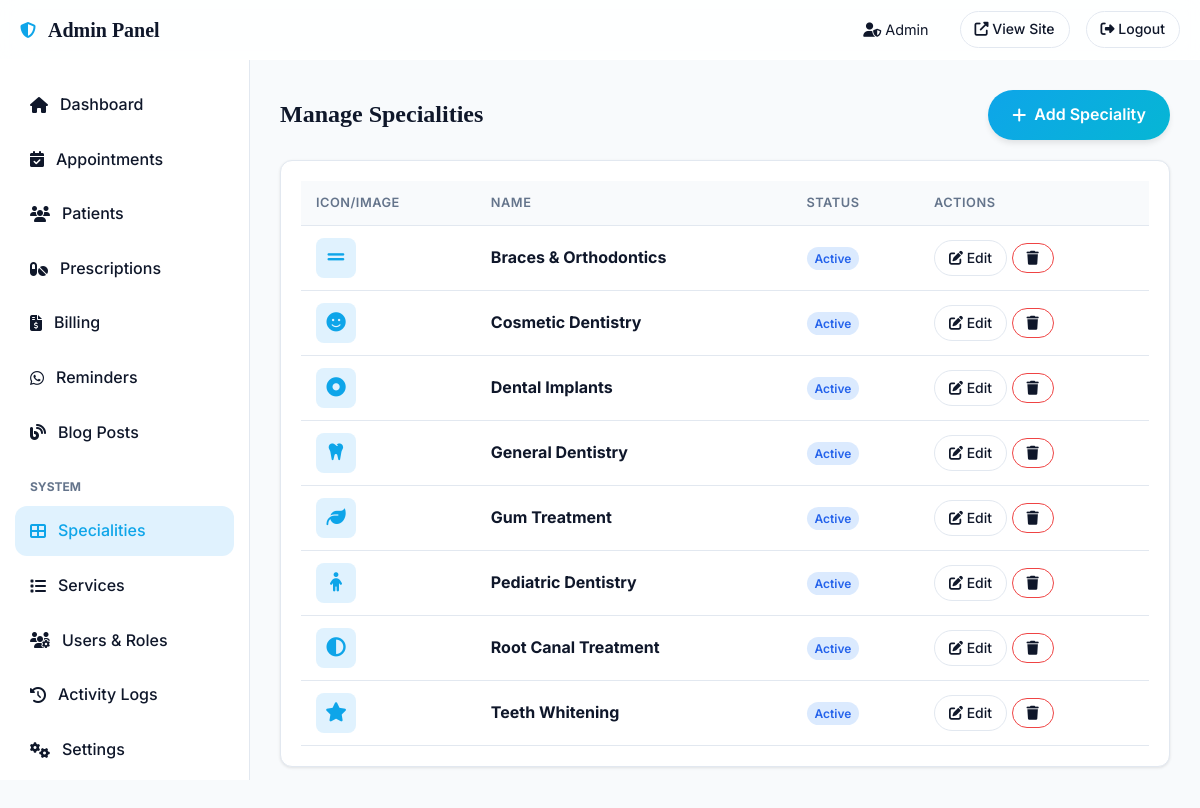
Page /secure-admin-panel/specialities (signed in) on the committed database.
### models.py (models this page shows, shortened)
class User(UserMixin, db.Model):
    __tablename__ = 'users'
    id = db.Column(db.Integer, primary_key=True)
    name = db.Column(db.String(120), nullable=False)
    email = db.Column(db.String(120), unique=True, nullable=False)
    phone = db.Column(db.String(20))
    password_hash = db.Column(db.String(256), nullable=False)
    role = db.Column(db.String(20), default='patient')  # patient, dentist, receptionist, admin
    is_active = db.Column(db.Boolean, default=True)
    avatar = db.Column(db.String(256))
    created_at = db.Column(db.DateTime, default=datetime.utcnow)
    last_login = db.Column(db.DateTime)
    reset_token = db.Column(db.String(100))
    reset_token_expiry = db.Column(db.DateTime)
    preferred_language = db.Column(db.String(10), default='en')
    patient_profile = db.relationship('Patient', backref='user', uselist=False)
    appointments = db.relationship('Appointment', backref='user', lazy='dynamic', foreign_keys='Appointment.user_id')
    blog_posts = db.relationship('BlogPost', backref='author', lazy='dynamic')
    activity_logs = db.relationship('ActivityLog', backref='user', lazy='dynamic')

class Speciality(db.Model):
    __tablename__ = 'specialities'
    id = db.Column(db.Integer, primary_key=True)
    name = db.Column(db.String(120), nullable=False)
    slug = db.Column(db.String(120), unique=True)
    description = db.Column(db.Text)
    symptoms = db.Column(db.Text)
    treatment_methods = db.Column(db.Text)
    faq = db.Column(db.Text)
    icon = db.Column(db.String(80))
    image = db.Column(db.String(256))
    is_active = db.Column(db.Boolean, default=True)
    created_at = db.Column(db.DateTime, default=datetime.utcnow)

### routes/admin.py (the view)
@admin_bp.route('/specialities')
@login_required
@admin_required
def specialities():
    specs = Speciality.query.order_by(Speciality.name).all()
    return render_template('admin/specialities.html', specialities=specs)

### routes/admin.py (called while the page is built)
def admin_required(f):
    @wraps(f)
    def decorated(*args, **kwargs):
        if not current_user.is_authenticated:
            return redirect(url_for('auth.login'))
        if current_user.role not in ['admin', 'dentist', 'receptionist']:
            flash('Access denied. Admin only.', 'error')
            return redirect(url_for('public.index'))
        return f(*args, **kwargs)
    return decorated

### templates/admin/specialities.html (shortened to what this page needs)
{% extends "admin/base.html" %}
{% block content %}
<div style="display: flex; justify-content: space-between; align-items: center; margin-bottom: 20px;">
    <h2>Manage Specialities</h2>
    <a href="{{ url_for('admin.add_speciality') }}" class="btn btn-primary"><i class="fas fa-plus"></i> Add Speciality</a>
</div>
<div class="card">
    <div class="table-responsive">
        <table class="table">
            <thead>
                <tr>
                    <th>Icon/Image</th>
                    <th>Name</th>
                    <th>Status</th>
                    <th>Actions</th>
                </tr>
            </thead>
            <tbody>
                {% for spec in specialities %}
                <tr>
                    <td>
                        {% if spec.image %}
                        <img src="{{ url_for('static', filename=spec.image) }}" alt="{{ spec.name }}" style="width: 40px; height: 40px; border-radius: 8px; object-fit: cover;">
                        {% else %}
                        <div style="width: 40px; height: 40px; border-radius: 8px; background: var(--primary-light); color: var(--primary); display: flex; align-items: center; justify-content: center; font-size: 1.2rem;">
                            <i class="fas {{ spec.icon or 'fa-tooth' }}"></i>
                        </div>
                        {% endif %}
                    </td>
                    <td><strong>{{ spec.name }}</strong></td>
                    <td><span class="badge badge-{{ 'completed' if spec.is_active else 'cancelled' }}">{{ 'Active' if spec.is_active else 'Inactive' }}</span></td>
                    <td>
                        <a href="{{ url_for('admin.edit_speciality', id=spec.id) }}" class="btn-outline-sm"><i class="fas fa-edit"></i> Edit</a>
                        <form method="POST" action="{{ url_for('admin.delete_speciality', id=spec.id) }}" style="display: inline;" onsubmit="return confirm('Are you sure you want to delete this speciality?');">
                            <button type="submit" class="btn-outline-sm text-danger" style="border-color: var(--danger);"><i class="fas fa-trash"></i></button>
                        </form>
                    </td>
                </tr>
                {% else %}
                <tr><td colspan="4" class="text-center">No specialities found.</td></tr>
                {% endfor %}
            </tbody>
        </table>
    </div>
</div>
{% endblock %}

### templates/admin/base.html (shortened to what this page needs)
<!DOCTYPE html>
<html lang="en" data-theme="light">
<head>
    <link rel="stylesheet" href="https://cdnjs.cloudflare.com/ajax/libs/font-awesome/6.5.0/css/all.min.css">
    <link rel="stylesheet" href="{{ url_for('static', filename='css/main.css') }}">
</head>
<body>
<nav class="navbar" style="height: 60px;">
    <div class="nav-container" style="justify-content: space-between; width: 100%;">
        <div class="nav-brand">
            <i class="fas fa-shield-alt text-primary"></i>
            <span class="brand-main">Admin Panel</span>
        </div>
        <div class="nav-actions">
            <span style="font-size: 0.9rem; margin-right: 15px;"><i class="fas fa-user-shield"></i> {{ current_user.name }}</span>
            <a href="{{ url_for('public.index') }}" class="btn-outline-sm" target="_blank"><i class="fas fa-external-link-alt"></i> View Site</a>
            <a href="{{ url_for('auth.logout') }}" class="btn-outline-sm text-danger"><i class="fas fa-sign-out-alt"></i> Logout</a>
        </div>
    </div>
</nav>
<div class="dashboard-layout" style="padding-top: 60px;">
    <aside class="dashboard-sidebar">
        <nav class="dashboard-nav">
            <a href="{{ url_for('admin.dashboard') }}" class="dashboard-link {% if request.endpoint == 'admin.dashboard' %}active{% endif %}">
                <i class="fas fa-home"></i> Dashboard
            </a>
            <a href="{{ url_for('admin.appointments') }}" class="dashboard-link {% if request.endpoint and 'appointment' in request.endpoint %}active{% endif %}">
                <i class="fas fa-calendar-check"></i> Appointments
            </a>
            <a href="{{ url_for('admin.patients') }}" class="dashboard-link {% if request.endpoint and 'patient' in request.endpoint %}active{% endif %}">
                <i class="fas fa-users"></i> Patients
            </a>
            <a href="{{ url_for('admin.prescriptions') }}" class="dashboard-link {% if request.endpoint and 'prescription' in request.endpoint %}active{% endif %}">
                <i class="fas fa-pills"></i> Prescriptions
            </a>
            <a href="{{ url_for('admin.billing') }}" class="dashboard-link {% if request.endpoint and 'billing' in request.endpoint %}active{% endif %}">
                <i class="fas fa-file-invoice-dollar"></i> Billing
            </a>
            <a href="{{ url_for('admin.reminders') }}" class="dashboard-link {% if request.endpoint and 'reminder' in request.endpoint %}active{% endif %}">
                <i class="fab fa-whatsapp"></i> Reminders
            </a>
            <a href="{{ url_for('admin.blog') }}" class="dashboard-link {% if request.endpoint and 'blog' in request.endpoint %}active{% endif %}">
                <i class="fas fa-blog"></i> Blog Posts
            </a>
            {% if current_user.role == 'admin' %}
            <div style="margin: 15px 0 5px; padding-left: 15px; font-size: 0.75rem; text-transform: uppercase; color: var(--text-muted); font-weight: 700;">System</div>
            <a href="{{ url_for('admin.specialities') }}" class="dashboard-link {% if request.endpoint and 'specialit' in request.endpoint %}active{% endif %}">
                <i class="fas fa-th-large"></i> Specialities
            </a>
            <a href="{{ url_for('admin.services') }}" class="dashboard-link {% if request.endpoint and 'service' in request.endpoint %}active{% endif %}">
                <i class="fas fa-list"></i> Services
            </a>
            <a href="{{ url_for('admin.users') }}" class="dashboard-link {% if request.endpoint and 'users' in request.endpoint %}active{% endif %}">
                <i class="fas fa-users-cog"></i> Users & Roles
            </a>
            <a href="{{ url_for('admin.activity_logs') }}" class="dashboard-link {% if request.endpoint and 'activity_logs' in request.endpoint %}active{% endif %}">
                <i class="fas fa-history"></i> Activity Logs
            </a>
            <a href="{{ url_for('admin.settings') }}" class="dashboard-link {% if request.endpoint and 'settings' in request.endpoint %}active{% endif %}">
                <i class="fas fa-cogs"></i> Settings
            </a>
            {% endif %}
        </nav>
    </aside>
    <main class="dashboard-main">
        {% block content %}{% endblock %}
    </main>
</div>
</body>
</html>

### static/css/main.css (style rules this page uses)
:root { --primary: #0EA5E9; --primary-dark: #0284C7; --primary-light: #E0F2FE; --secondary: #06B6D4; --accent: #38BDF8; --dark: #0F172A; --darker: #0B1120; --light: #F8FAFC; --white: #FFFFFF; --gray: #64748B; --gray-light: #CBD5E1; --gray-dark: #334155; --success: #10B981; --warning: #F59E0B; --danger: #EF4444; --info: #3B82F6; --bg-color: var(--light); --surface-color: var(--white); --text-main: var(--dark); --text-muted: var(--gray); --border-color: #E2E8F0; --shadow-sm: 0 1px 3px rgba(0,0,0,0.1); --shadow-md: 0 4px 6px -1px rgba(0,0,0,0.1); --shadow-lg: 0 10px 15px -3px rgba(0,0,0,0.1); --shadow-glow: 0 0 20px rgba(14, 165, 233, 0.3); --glass-bg: rgba(255, 255, 255, 0.85); --glass-border: rgba(255, 255, 255, 0.4); --font-sans: 'Inter', system-ui, sans-serif; --font-serif: 'Playfair Display', serif; --nav-height: 80px; --container-width: 1200px; --radius-sm: 8px; --radius-md: 12px; --radius-lg: 20px; --radius-full: 9999px; --trans-fast: 0.2s ease; --trans-normal: 0.3s ease; --trans-slow: 0.5s ease; }
* { margin: 0; padding: 0; box-sizing: border-box; }
body { font-family: var(--font-sans); background-color: var(--bg-color); color: var(--text-main); line-height: 1.6; transition: background-color var(--trans-normal), color var(--trans-normal); overflow-x: hidden; }
h1, h2, h3, h4, h5, h6 { font-family: var(--font-serif); font-weight: 700; line-height: 1.2; color: var(--text-main); }
a { text-decoration: none; color: var(--primary); transition: color var(--trans-fast); }
.text-primary { color: var(--primary); }
.text-danger { color: var(--danger); }
.btn { display: inline-flex; align-items: center; justify-content: center; gap: 8px; padding: 12px 24px; border-radius: var(--radius-full); font-weight: 600; font-size: 1rem; cursor: pointer; transition: all var(--trans-normal); border: none; text-decoration: none; }
.btn-primary { background: linear-gradient(135deg, var(--primary), var(--secondary)); color: var(--white); box-shadow: var(--shadow-md); }
.btn-outline-sm { background: transparent; border: 1px solid var(--border-color); color: var(--text-main); padding: 6px 14px; border-radius: var(--radius-full); font-size: 0.875rem; font-weight: 500; text-decoration: none; display: inline-block; }
.navbar { position: fixed; top: 0; left: 0; width: 100%; height: var(--nav-height); background: var(--glass-bg); backdrop-filter: blur(10px); border-bottom: 1px solid var(--glass-border); z-index: 1000; transition: all var(--trans-normal); }
.nav-container { max-width: var(--container-width); margin: 0 auto; padding: 0 20px; height: 100%; display: flex; justify-content: space-between; align-items: center; }
.nav-brand { display: flex; align-items: center; gap: 12px; }
.brand-main { font-family: var(--font-serif); font-weight: 700; font-size: 1.25rem; color: var(--text-main); line-height: 1; }
.nav-actions { display: flex; align-items: center; gap: 16px; }

### static/css/forms.css (style rules this page uses)
.dashboard-layout { display: flex; min-height: 100vh; padding-top: var(--nav-height); }
.dashboard-sidebar { width: 250px; background: var(--surface-color); border-right: 1px solid var(--border-color); padding: 20px 0; position: fixed; height: calc(100vh - var(--nav-height)); overflow-y: auto; }
.dashboard-nav { display: flex; flex-direction: column; gap: 5px; padding: 0 15px; }
.dashboard-link { display: flex; align-items: center; gap: 12px; padding: 12px 15px; border-radius: var(--radius-md); color: var(--text-main); font-weight: 500; transition: all var(--trans-fast); }
.dashboard-link:hover, .dashboard-link.active { background: var(--primary-light); color: var(--primary); }
.dashboard-main { flex: 1; margin-left: 250px; padding: 30px; background: var(--bg-color); }
.card { background: var(--surface-color); border-radius: var(--radius-md); box-shadow: var(--shadow-sm); border: 1px solid var(--border-color); padding: 20px; margin-bottom: 20px; }
.table-responsive { overflow-x: auto; }
.table { width: 100%; border-collapse: collapse; }
.table th, .table td { padding: 12px 15px; text-align: left; border-bottom: 1px solid var(--border-color); }
.table th { background: var(--bg-color); font-weight: 600; color: var(--text-muted); text-transform: uppercase; font-size: 0.8rem; letter-spacing: 0.5px; }
.badge { padding: 4px 8px; border-radius: var(--radius-full); font-size: 0.75rem; font-weight: 600; }
.badge-completed { background: #DBEAFE; color: #2563EB; }

### rows in the picture
User: name "Admin"
Speciality: name "Braces & Orthodontics", is_active "Active"
Speciality: name "Cosmetic Dentistry", is_active "Active"
Speciality: name "Dental Implants", is_active "Active"
Speciality: name "General Dentistry", is_active "Active"
Speciality: name "Gum Treatment", is_active "Active"
Speciality: name "Pediatric Dentistry", is_active "Active"
Speciality: name "Root Canal Treatment", is_active "Active"
Speciality: name "Teeth Whitening", is_active "Active"
